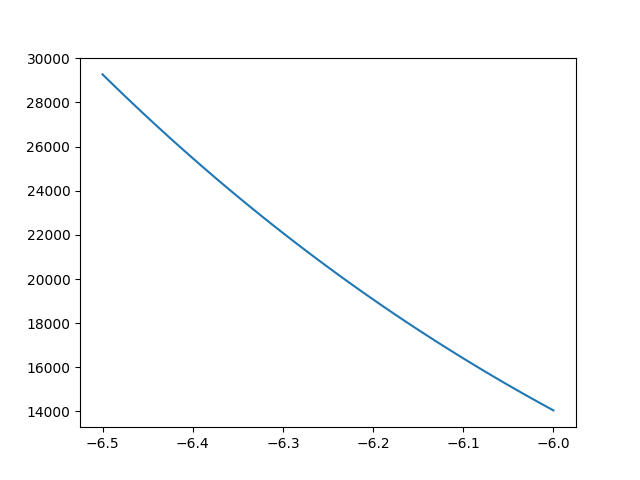

Reproduce this figure in Python.
#!/usr/bin/env python
# coding=utf-8
import matplotlib.pyplot as plt
import torch

xx = torch.linspace(-6.5,-6,100)
yy = 3*xx**6+30.8*xx**5+127.4*xx**4+318.4*xx**3+531.2*xx**2+328.8*xx+96
plt.plot(xx, yy)
print(yy)
plt.savefig('./ysq.png')
